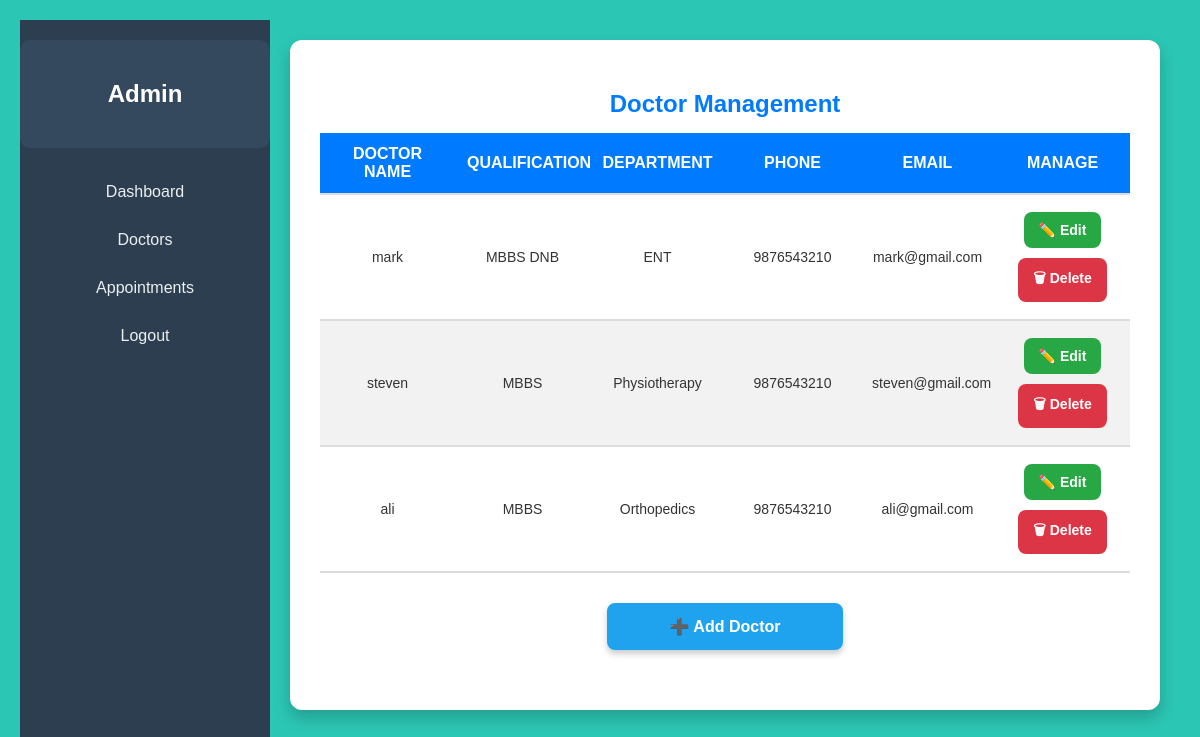
The app's page /api/viewdoctors, older data.
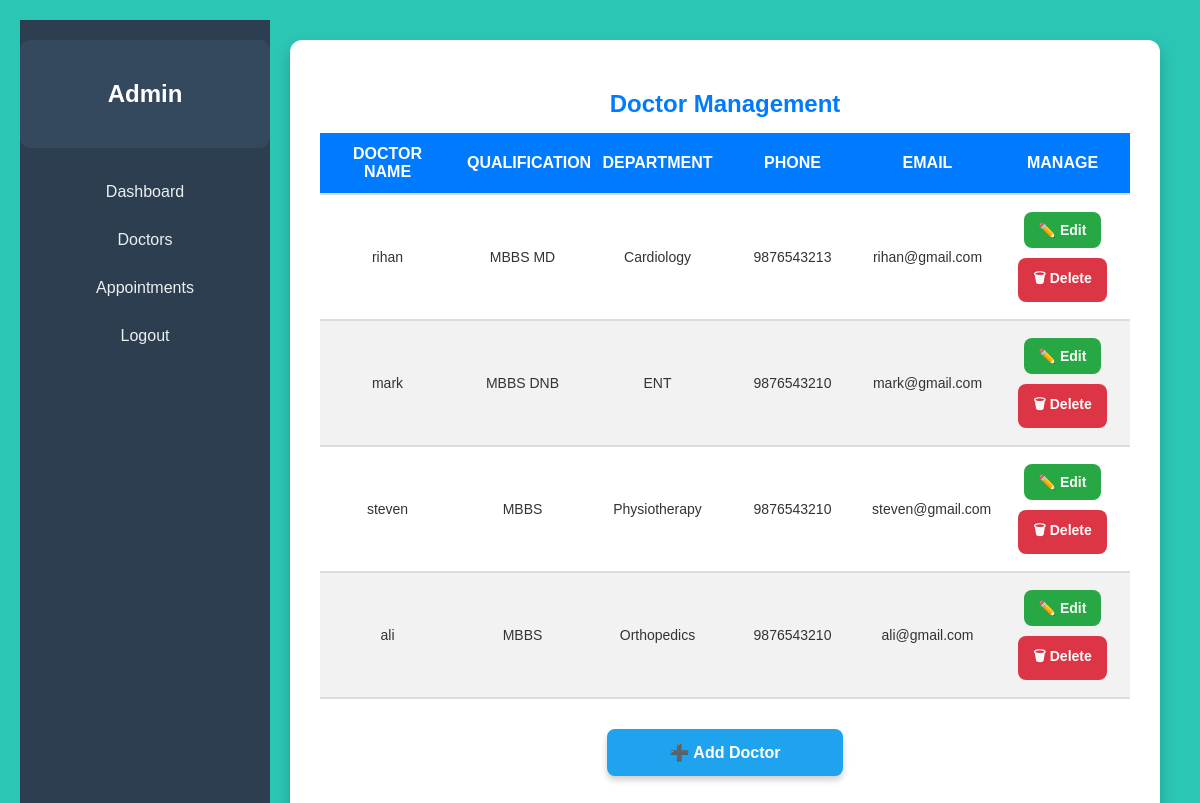
The same page, newer data.
### Predictivehealthapp/models.py (models this page shows)
class DoctorTable(models.Model):
    LOGINID=models.ForeignKey(LoginTable,on_delete=models.CASCADE,null=True,blank=True)
    Name=models.CharField(max_length=20,null=True,blank=True)
    specialization=models.CharField(max_length=20,null=True,blank=True)
    qualification=models.CharField(max_length=20,null=True,blank=True)
    phone=models.BigIntegerField(null=True,blank=True)
    email=models.CharField(max_length=255,null=True,blank=True)
    avg_rating=models.DecimalField(max_digits=3, decimal_places=2,null=True,blank=True)
    status=models.CharField(max_length=20,null=True,blank=True)

### Predictivehealthapp/views.py (the view)
# urls.py: path('viewdoctors',viewdoc.as_view(),name="viewdoctors"),
class viewdoc(View):
    def get(self,request):
        obj=DoctorTable.objects.filter(status=1)
        obji = obj.filter(status=1)
        print("##################################################################",obj)
        return render(request,'administrator/view-doc.html',{'val':obj})

### templates/administrator/view-doc.html (shortened to what this page needs)
{% extends 'administrator/admin-dashboard.html' %}
    {% block body %}
    <div class="view-doc">
        <h2 class="title">Doctor Management</h2>
        <div class="responsive-table-container">
            <table class="responsive-table">
                <thead>
                    <tr>
                        <th>Doctor Name</th>
                        <th>Qualification</th>
                        <th>Department</th>
                        <th>Phone</th>
                        <th>Email</th>
                        <th>Manage</th>
                    </tr>
                </thead>
                <tbody>
                    {% for i in val %}
                    <tr>
                        <td>{{ i.Name }}</td>
                        <td>{{ i.qualification }}</td>
                        <td>{{ i.specialization }}</td>
                        <td>{{ i.phone }}</td>
                        <td>{{ i.email }}</td>
                        <td>
                            <a class="btn btn-edit" href="{% url 'editdoc' i.id %}">✏️ Edit</a><br>
                            <a class="btn btn-delete" href="{% url 'deletedoc' i.id %}">🗑 Delete</a>
                        </td>
                    </tr>
                    {% endfor %}
                </tbody>
            </table>
        </div>
        <center><a class="btn btn-add" href="{% url 'doctorregister' %}">➕ Add Doctor</a></center>
    </div>
    {% endblock %}

Row changes from the older to the newer data that the page shows:
now on this page (row edited): DoctorTable: Name "rihan", qualification "MBBS MD", specialization "Cardiology", phone "9876543213", email "rihan@gmail.com"
